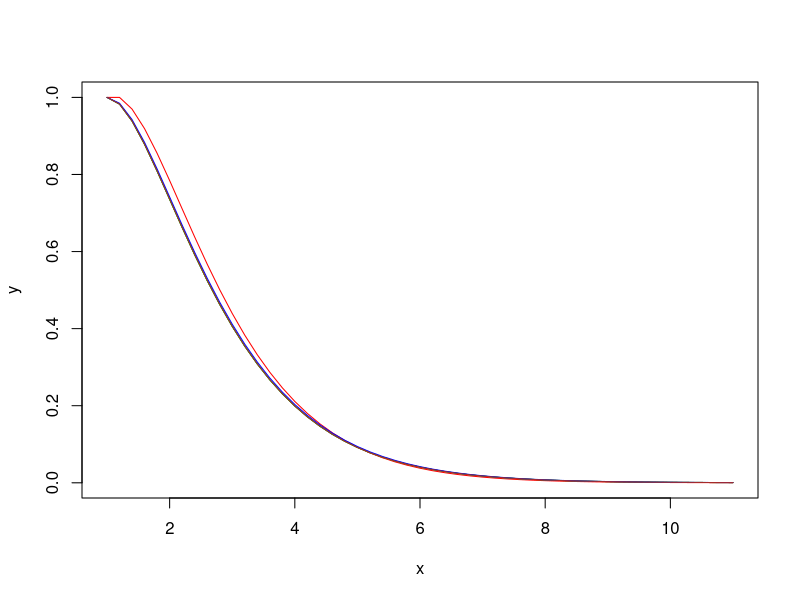

Reproduce this figure in R.
f<-function(x,y){
  return(y*(log(y)-log(x))/x)
  #return((1-y*sin(x))/cos(x))
  #return((5*x*x-y)/(exp(x+y)))
}
RK1<-function(f,x,y,h){
  return(y+h*f(x,y))
}
RK2a<-function(f,x,y,h){
  hp<-0.5*h
  return(y+h*f(x+hp,y+hp*f(x,y)))
}
RK2b<-function(f,x,y,h){
  return(y+h*(f(x,y)+f(x+h,y+h*f(x,y)))/2)
}
RK4<-function(f,x,y,h){
  k1<-h*f(x,y)
  xp<-x+h/2
  k2<-h*f(xp,y+k1/2)
  k3<-h*f(xp,y+k2/2)
  k4<-h*f(x+h,y+k3)
  return(y+(k1+2*k2+2*k3+k4)/6)
}
n<-50
h<-0.2
#x<-h*(0:n)
x<-1+h*(0:n)
#y<-cos(x)+sin(x)
y<-x*exp(1-x)
y1<-y
y2a<-y
y2b<-y
y4<-y
for(i in 1:n){
  y1[i+1]<-RK1(f,x[i],y1[i],h)
  y2a[i+1]<-RK2a(f,x[i],y2a[i],h)
  y2b[i+1]<-RK2b(f,x[i],y2b[i],h)
  y4[i+1]<-RK4(f,x[i],y4[i],h)
}
plot(x,y,col="black",type="l")
lines(x,y1,col="red")
lines(x,y2a,col="green")
lines(x,y2b,col="blue")
lines(x,y4,col="brown")
z<-matrix(0,n+1,6)
z[,1]<-x
z[,2]<-y
z[,3]<-y1
z[,4]<-y2a
z[,5]<-y2b
z[,6]<-y4
write.table(z,"data.txt",row.names=FALSE,col.names=FALSE,sep="\t")